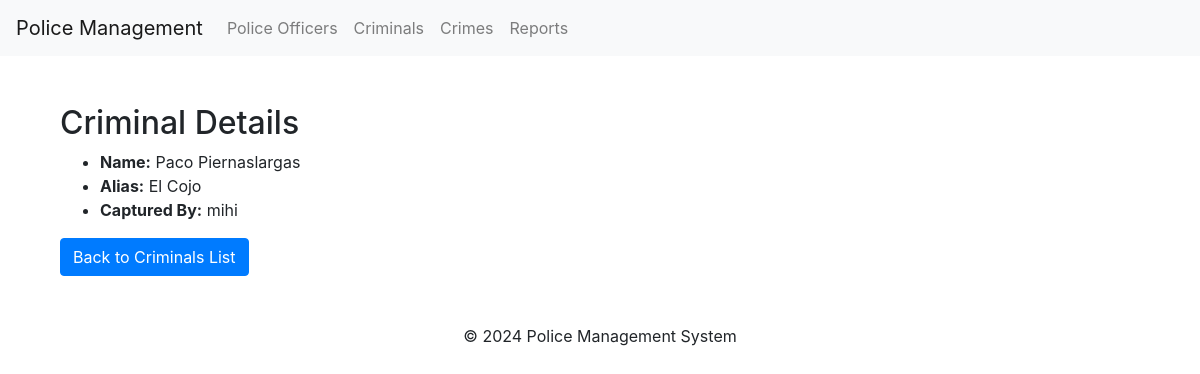
The page /criminal/3/ on the database its author committed.
### reports/models.py (models this page shows, shortened)
class Criminal(models.Model):
    name = models.CharField(max_length=100)
    alias = models.CharField(max_length=100, blank=True)
    capture_by = models.ForeignKey(PoliceOfficer, on_delete=models.SET_NULL, null=True, blank=True)

class PoliceOfficer(models.Model):
    user = models.OneToOneField(User, on_delete=models.CASCADE)
    badge_number = models.CharField(max_length=20)

### reports/views.py (the view)
# urls.py: path('criminal/<int:pk>/', CriminalDetailView.as_view(), name='criminal_detail'),  # Vista detallada
class CriminalDetailView(DetailView):
    model = Criminal
    template_name = 'reports/criminal_detail.html'
    context_object_name = 'criminal'

### reports/templates/reports/criminal_detail.html (shortened to what this page needs)
{% extends 'reports/base.html' %}
{% block content %}
<div class="container mt-5">
    <h2>Criminal Details</h2>
    <ul>
        <li><strong>Name:</strong> {{ criminal.name }}</li>
        <li><strong>Alias:</strong> {{ criminal.alias }}</li>
        <li><strong>Captured By:</strong> {{ criminal.capture_by.user.username }}</li>
    </ul>
    <a class="btn btn-primary" href="{% url 'criminal_list' %}">Back to Criminals List</a>
</div>
{% endblock %}

### rows shown on the page
Criminal: name "Paco Piernaslargas", alias "El Cojo", capture_by.user.username "mihi"
